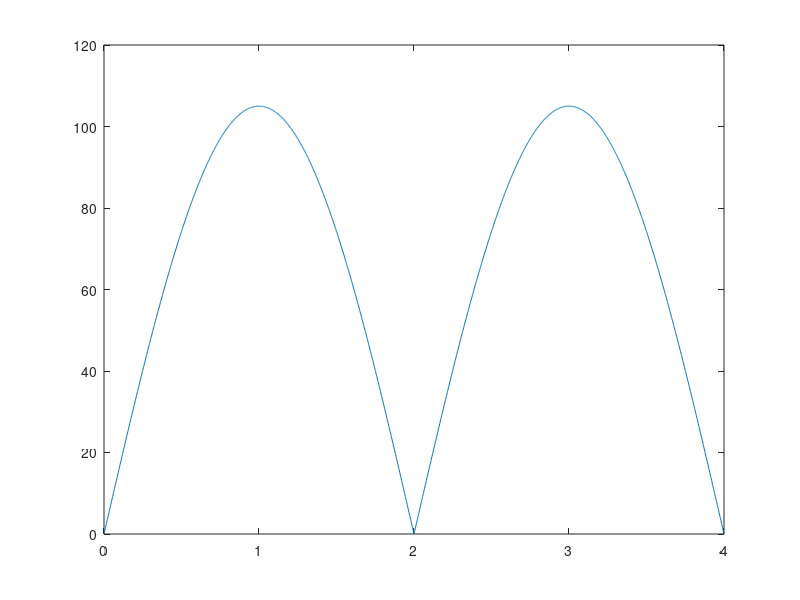

Recreate this plot in MATLAB.
T=4;%perioada semnalului neredresat
t=0:0.002:T %%perioada de 5 secunde, cu rezolutia temporara de 2ms
%pentru 20ms respectiv 200ms, inlocuim cu 0.02, respectiv 0.2
a=105; %amplitudinea semnalului 
s=abs(a*sin(2*pi*t*1/T)); %functia pentru semnalul dorit, semnal sinusoidal redresat dubla alternanta
plot(t,s);

